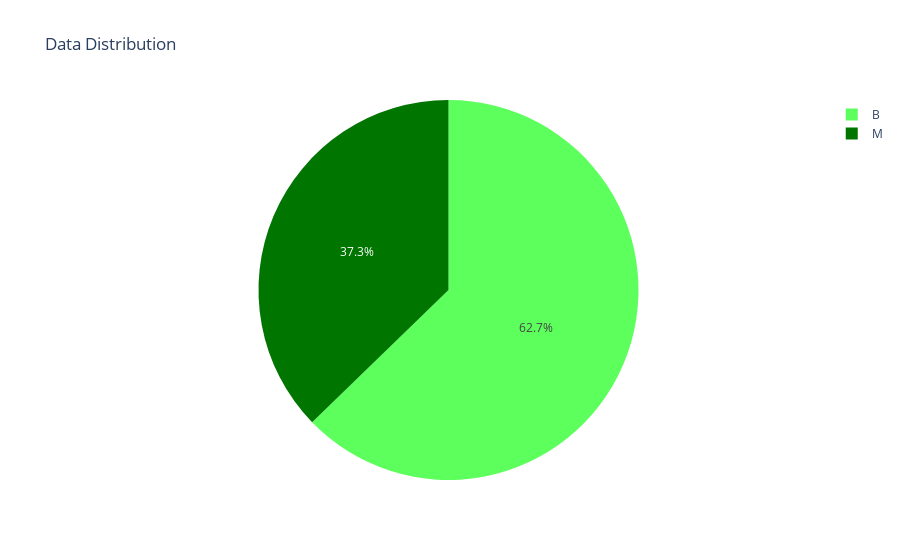

Notebook cell for this chart:
### Markdown cell above
<a id="EDA"></a>
<h1 style='background:#3dec84;border:0; color:black;
    box-shadow: 10px 10px 5px 0px rgba(0,0,0,0.75);
    transform: rotateX(10deg);
    '><center>EDA</center></h1>

### Code cell
px.pie(df, 'diagnosis', color='diagnosis',color_discrete_sequence=['#007500','#5CFF5C'],title='Data Distribution')

### Figure 1 — Plotly figure (JSON) as saved in the notebook; plotly's stock layout.template omitted (floating-point values rounded to 4 significant figures; data arrays with more than 128 entries replaced by an {"elided": "..."} marker saying what was removed)
{"data": [{"customdata": {"elided": "569x1 str values"}, "domain": {"x": [0, 1], "y": [0, 1]}, "hovertemplate": "diagnosis=%{customdata[0]}<extra></extra>", "labels": {"elided": "569 str values"}, "legendgroup": "", "marker": {"colors": {"elided": "569 str values"}}, "name": "", "showlegend": true, "type": "pie"}], "layout": {"legend": {"tracegroupgap": 0}, "piecolorway": ["#007500", "#5CFF5C"], "title": {"text": "Data Distribution"}}}
